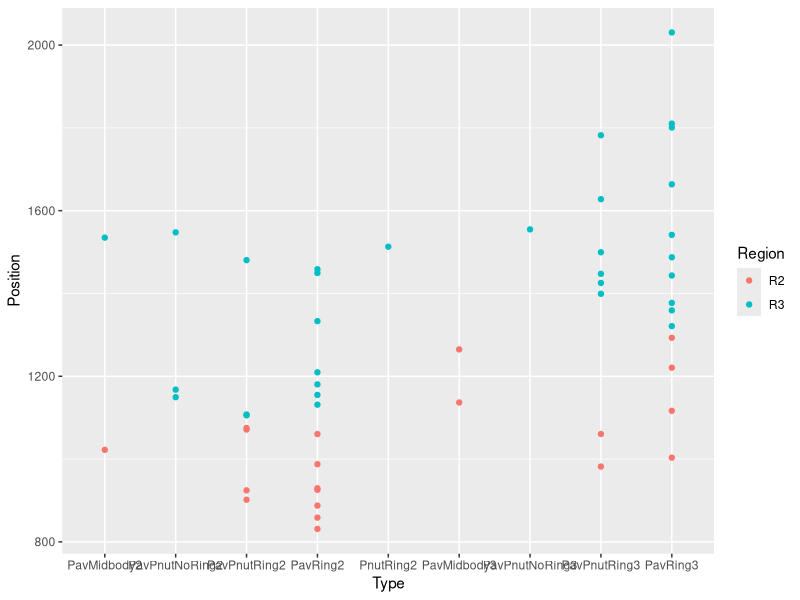

R code for this plot:
## ---- chunk 1
library(tidyverse)
## ---- chunk 2
PavRing2 <- read.csv("../Data/RingCanalPositions/csvs/pav rings only.csv")
PavPnutRing2 <- read.csv("../Data/RingCanalPositions/csvs/pav rings pnut.csv")
PavMidbody2 <- read.csv("../Data/RingCanalPositions/csvs/Pav_midbody.csv")
PavPnutNoRing2 <- read.csv("../Data/RingCanalPositions/csvs/pnut_pav_nonring.csv")
PnutRing2 <- read.csv("../Data/RingCanalPositions/csvs/pnut_rings_only.csv")
PavPnutNoRing3 <- read.csv("../Data/RingCanalPositions/03csvs/Pav_pnut_noring03.csv")
PavPnutRing3 <- read.csv("../Data/RingCanalPositions/03csvs/pav_rings_pnut03.csv")
PavMidbody3 <- read.csv("../Data/RingCanalPositions/03csvs/Pavmidbody03.csv")
PavRing3 <- read.csv("../Data/RingCanalPositions/03csvs/Pavonly03.csv")
## ---- chunk 3
Rings <- data.frame(
  Type = c(
    rep("PavRing2", length(PavRing2$X)),
    rep("PavPnutRing2", length(PavPnutRing2$X)),
    rep("PavMidbody2", length(PavMidbody2$X)),
    rep("PavPnutNoRing2", length(PavPnutNoRing2$X)),
    rep("PnutRing2", length(PnutRing2$X)),
    rep("PavPnutNoRing3", length(PavPnutNoRing3$X)),
    rep("PavPnutRing3", length(PavPnutRing3$X)),
    rep("PavMidbody3", length(PavMidbody3$X)),
    rep("PavRing3", length(PavRing3$X))    
  ),
  FileName = c(
    rep(2, length(PavRing2$X)),
    rep(2, length(PavPnutRing2$X)),
    rep(2, length(PavMidbody2$X)),
    rep(2, length(PavPnutNoRing2$X)),
    rep(2, length(PnutRing2$X)),
    rep(3, length(PavPnutNoRing3$X)),
    rep(3, length(PavPnutRing3$X)),
    rep(3, length(PavMidbody3$X)),
    rep(3, length(PavRing3$X))    
  ),
  Position = c(
     PavRing2$X,
     PavPnutRing2$X,
     PavMidbody2$X,
     PavPnutNoRing2$X, 
     PnutRing2$X,
     PavPnutNoRing3$X,
     PavPnutRing3$X,
     PavMidbody3$X,
     PavRing3$X
  )
)

Rings <- Rings %>% mutate(Region = ifelse(FileName == 2, 
                                          ifelse(Position > 1080, "R3", "R2"), 
                                          ifelse(Position > 1320, "R3", "R2")))
## ---- chunk 4
Rings$Type <- factor(Rings$Type, levels = c("PavMidbody2", "PavPnutNoRing2", "PavPnutRing2", "PavRing2", "PnutRing2", "PavMidbody3", "PavPnutNoRing3", "PavPnutRing3", "PavRing3"))
ggplot(Rings, aes(x = Type, y = Position)) + geom_point(aes(color = Region))
